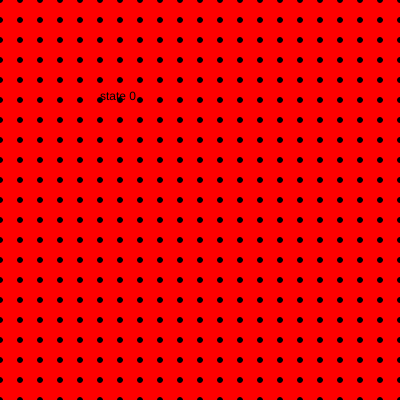
Frame 1 (no input)
Frame 60 (no input): identical to frame 1, image omitted
Frame 120 (the mouse pressed at the canvas centre since frame 60): identical to frame 1, image omitted

The p5.js sketch that drew this single still picture (run headless with seeded random() and noise() and a simulated clock; from frame 60 on, the mouse is pressed at the canvas centre):

// p5.js sketch
// ── sketch.js
let state = 0 ;
let timer = 0 ;
function setup() {
  createCanvas(400, 400);
}

function draw() {
  background(220);

  switch (state) {
    case 0:
      background("red");
      fill(255, 80);
      for (var j = 0; j <= height; j += 20) {
        for (var i = 0; i <= width; i += 20) {
          fill("black");
          circle(i, j, 5);
        }
      }
      text("state 0", 100, 100);
      break;

    case 1:
      background("blue");
      fill(255, 60);
      for (var h = 0; h <= height; h += 20) {
        for (var k = 0; k <= width; k += 20) {
          fill("black") ;
         rect(h, k, 15, 20) ;
        }
      }

      text("state 1", 100, 100);
      break;

    case 2:
      background("green");
      text("state 2", 100, 100);
      break;

    case 3:
      background("purple");
      text("state 3", 100, 100);
      break;

    case 4:
      background("orange");
      text("state 4", 100, 100);
      break;
  }

  timer ++ ;
  if (timer >= 4*60) {
    timer = 0 ;
    state ++ ;
    if(state > 4) state = 0 ;
  }
}

function mouseReleased() {
  state = state + 1;
  if (state > 4) {
    state = 0;
  }
}
